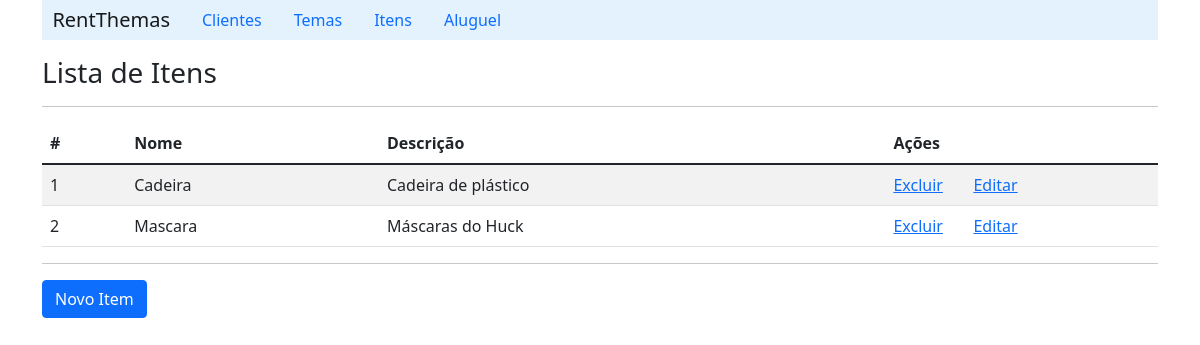
The page /listItem/ on the database as committed earlier.
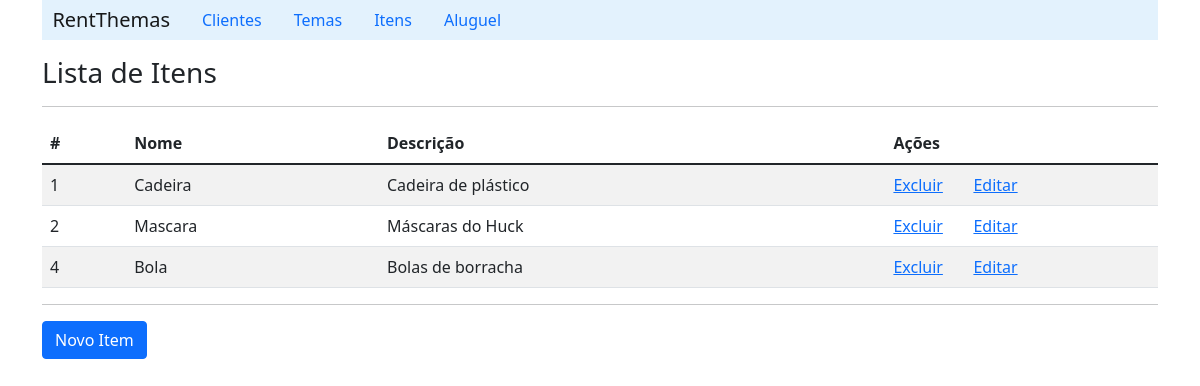
The same page on the database as committed later.
### rent/models.py (models this page shows, shortened)
class Item(models.Model):
    name = models.CharField(max_length=30, blank=False)
    description = models.CharField(max_length=200)

### rent/views.py (the view)
# urls.py: path('listItem/', ItemViews.listItem),
    def listItem(request):
        item_list = Item.objects.all()
        context = {'item_list': item_list}
        return render(request, 'item/listItem.html', context)

### rent/templates/item/listItem.html (shortened to what this page needs)
{% extends "index.html" %}
    {% block content %}
        <h3>Lista de Itens</h3>
        <hr>
        <table class="table table-striped">
            {% if item_list %}
            <thead>
                <tr>
                    <th scope="col">#</th>
                    <th scope="col">Nome</th>
                    <th scope="col">Descrição</th>
                    <th scope="col">Ações</th>
                    <th scope="col"></th>
                </tr>
            </thead>
                {% for item in item_list%}
                    <tr>
                        <td>{{item.id}}</td>
                        <td>{{item.name}}</td>
                        <td>{{item.description}}</td>
                        <td width='80'><a href="/deleteItem/{{item.id}}">Excluir</a></td>
                        <td><a href="/detailItem/{{item.id}}">Editar</a></td>
                    </tr>
                {% endfor %}
            {% else %}
                <p>Nenhum item cadastrado!!</p>
            {%endif%}
        </table>
        <hr>
        <a class="btn btn-primary" href="/formItem">Novo Item</a>
    {% endblock %}

Rows that differ between the two databases and show on the page:
added Item: id "4", name "Bola", description "Bolas de borracha"
